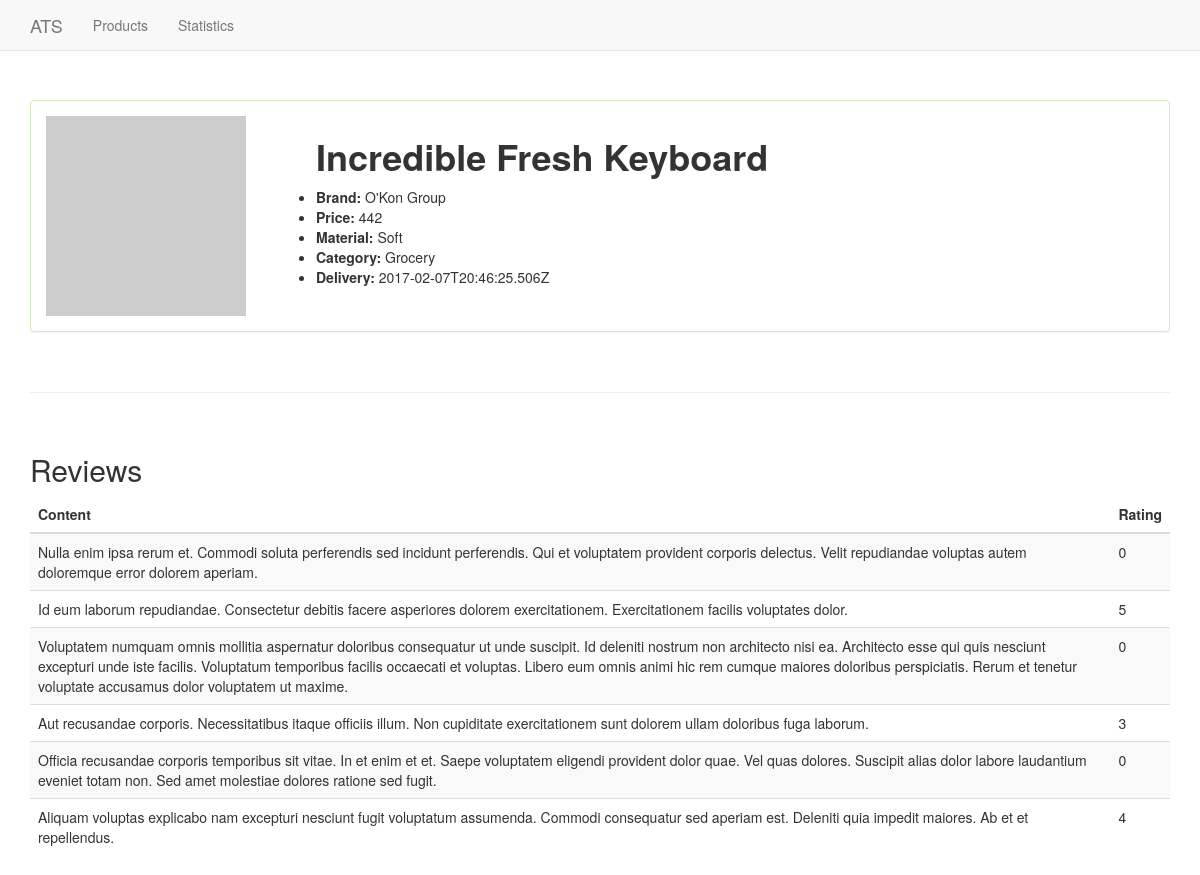
/products/detail/499, run on the app's committed database.
### web_app.py (models this page shows)
class Product(db.Model):
    __tablename__ = 'products'
    id = db.Column(db.Integer, primary_key=True)
    product_name = db.Column(db.String(100))
    category = db.Column(db.String(100))
    base_price = db.Column(db.Integer)
    image_url = db.Column(db.String(250))
    brand = db.Column(db.String(100))
    details = db.Column(db.String(100))
    material = db.Column(db.String(100))
    delivery = db.Column(db.String(100))

class Review(db.Model):
    __tablename__ = 'reviews'
    id = db.Column(db.Integer, primary_key=True)
    product_id = db.Column(db.Integer, db.ForeignKey('products.id'),
        nullable=False)
    product = db.relationship('Product',
        backref=db.backref('reviews', lazy=True))
    content = db.Column(db.Text)
    rating = db.Column(db.Integer)

### web_app.py (the view)
@app.route('/products/detail/<int:id>')
def detail_product(id):
    product = Product.query.get(id)
    return render_template('detail.html', product=product)

### templates/detail.html (shortened to what this page needs)
{% extends "base.html" %}
{% block navbar %}
    <li><a href="{{ url_for('list_products')}}">Products</a></li>
    <li><a href="{{ url_for('statistics')}}">Statistics</a></li>
{% endblock navbar %}
{% block content %}
    <div class="container" style="padding-top:80px">
            <div class="panel panel-success">
                    <div class="panel-body">
                            <img src="{{ product.image_url }}" class="pull-left"
                                style="width:200px;height:200px; margin-right:70px"
                            >
                            <h1><strong>{{ product.product_name }}</strong></h1>
                            <ul>
                                <li><strong>Brand: </strong>{{ product.brand }}</li>
                                <li><strong>Price: </strong>{{ product.base_price }}</li>
                                <li><strong>Material: </strong>{{ product.material }}</li>
                                <li><strong>Category: </strong>{{ product.category }}</li>
                                <li><strong>Delivery: </strong>{{ product.delivery }}</li>
                            </ul>
                     </div>
            </div>
            <br>
            <hr>
            <br>
            <h2>Reviews</h2>
            {% if product.reviews|length == 0 %}
                <h4>No reviews yet</h4>
            {% else %}
            <table class="table table-striped">
                    <thead>
                      <tr>
                        <th>Content</th>
                        <th>Rating</th>
                      </tr>
                    </thead>
                    <tbody>
                        {% for rev in product.reviews %}
                            <tr>
                                <td>{{ rev.content }}</td>
                                <td>{{ rev.rating }}</td>
                            </tr>
                        {% endfor %}
                    </tbody>
                </table>
            {% endif %}
    </div>
{% endblock content %}

### static/css/base.css (style rules this page uses)
body { padding-top: 20px; }

### data on the page
Product: product_name "Incredible Fresh Keyboard", brand "O'Kon Group", base_price "442", material "Soft", category "Grocery", delivery "2017-02-07T20:46:25.506Z"
Review: content "Nulla enim ipsa rerum et. Commodi soluta perferendis sed incidunt perferendis. Qui et voluptatem provident corporis delectus. Velit repudiandae voluptas autem doloremque error dolorem aperiam.", rating "0"
Review: content "Id eum laborum repudiandae. Consectetur debitis facere asperiores dolorem exercitationem. Exercitationem facilis voluptates dolor.", rating "5"
Review: content "Voluptatem numquam omnis mollitia aspernatur doloribus consequatur ut unde suscipit. Id deleniti nostrum non architecto nisi ea. Architecto esse qui quis nesciunt excepturi unde iste facilis. Voluptatum temporibus facilis occaecati et voluptas. Libero eum omnis animi hic rem cumque maiores doloribus perspiciatis. Rerum et tenetur voluptate accusamus dolor voluptatem ut maxime.", rating "0"
Review: content "Aut recusandae corporis. Necessitatibus itaque officiis illum. Non cupiditate exercitationem sunt dolorem ullam doloribus fuga laborum.", rating "3"
Review: content "Officia recusandae corporis temporibus sit vitae. In et enim et et. Saepe voluptatem eligendi provident dolor quae. Vel quas dolores. Suscipit alias dolor labore laudantium eveniet totam non. Sed amet molestiae dolores ratione sed fugit.", rating "0"
Review: content "Aliquam voluptas explicabo nam excepturi nesciunt fugit voluptatum assumenda. Commodi consequatur sed aperiam est. Deleniti quia impedit maiores. Ab et et repellendus.", rating "4"
